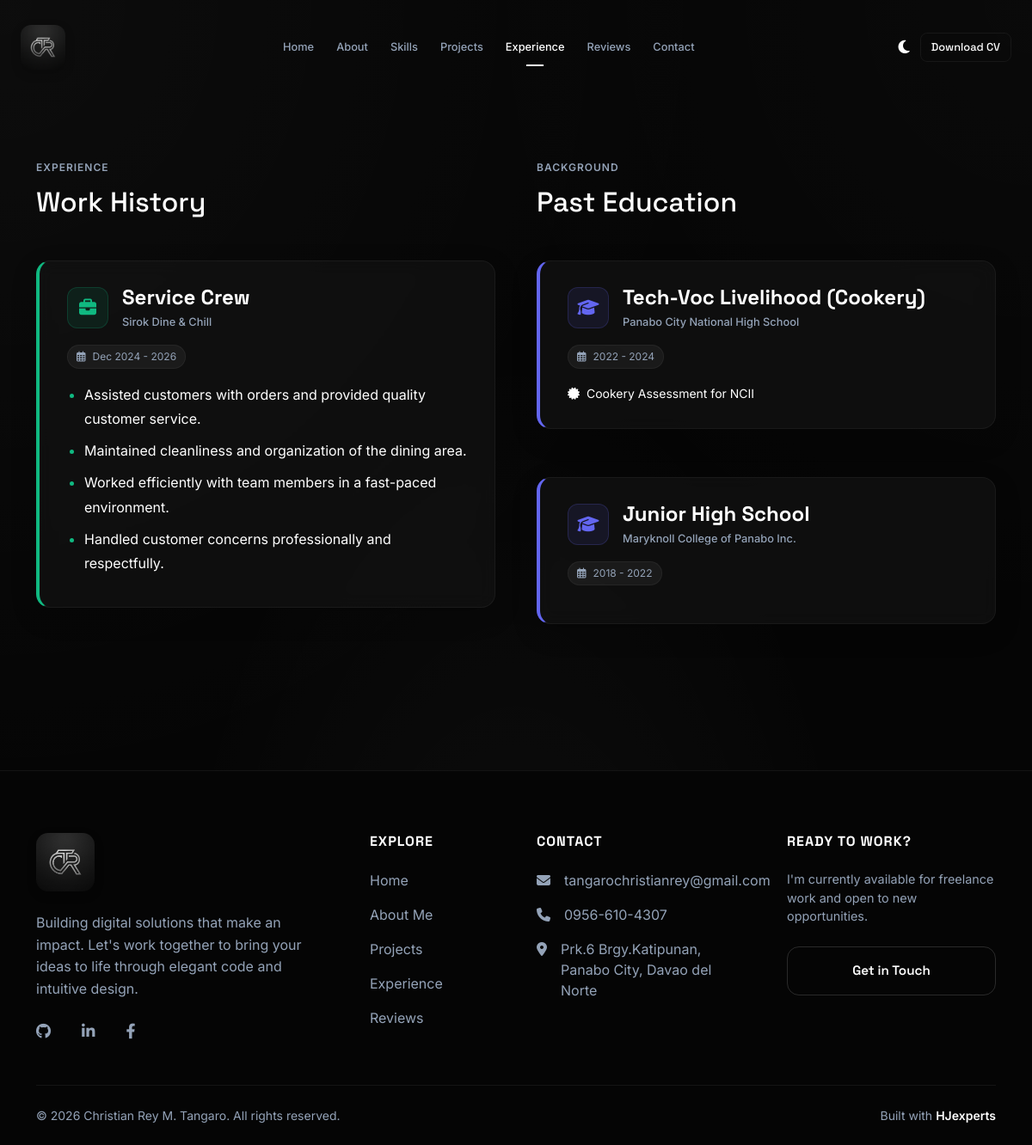
The page /experience.php on the database its author committed.
### tables this page shows
CREATE TABLE `experience` (
  `id` int(11) NOT NULL AUTO_INCREMENT,
  `type` enum('work','education') DEFAULT NULL,
  `title` varchar(100) DEFAULT NULL,
  `description` text DEFAULT NULL,
  `company` varchar(255) DEFAULT NULL,
  `duration` varchar(255) DEFAULT NULL,
  PRIMARY KEY (`id`)
);

CREATE TABLE `settings` (
  `setting_key` varchar(50) NOT NULL,
  `setting_value` text DEFAULT NULL,
  PRIMARY KEY (`setting_key`)
);

### includes/db.php (called while the page is built, shortened)
<?php
$is_localhost = isset($_SERVER['HTTP_HOST']) && ($_SERVER['HTTP_HOST'] === 'localhost' || $_SERVER['HTTP_HOST'] === '127.0.0.1' || in_array($_SERVER['REMOTE_ADDR'], ['127.0.0.1', '::1']));
$base_url = $is_localhost ? '/garu' : '';
function getSetting(PDO $pdo, string $key): string {
    $stmt = $pdo->prepare("SELECT setting_value FROM settings WHERE setting_key = ?");
    $stmt->execute([$key]);
    return $stmt->fetchColumn() ?: '';
}
?>

### experience.php (the view, shortened to what this page needs)
<?php include 'includes/header.php'; ?>
<?php
$stmtWork = $pdo->query("SELECT * FROM experience WHERE type='work' ORDER BY id ASC");
$workExp = $stmtWork->fetchAll();
$stmtEd = $pdo->query("SELECT * FROM experience WHERE type='education' ORDER BY id ASC");
$education = $stmtEd->fetchAll();
?>
    <section id="experience" class="py-5 mt-5 pt-5" style="min-height: 100vh; display: flex; align-items: center;">
        <div class="container mt-5">
            <div class="row g-5">
                <div class="col-lg-6 reveal">
                    <div class="section-label">EXPERIENCE</div>
                    <h2 class="section-heading mb-5">Work History</h2>
                    <div class="timeline-container">
                        <?php if (empty($workExp)): ?>
                            <div class="text-center py-4">
                                <div class="info-card d-inline-flex align-items-center justify-content-center mb-3" style="width: 64px; height: 64px; border-radius: 16px !important; padding: 0 !important;">
                                    <i class="fa-solid fa-briefcase" style="font-size: 1.4rem; color: var(--text-secondary);"></i>
                                </div>
                                <p class="mb-0" style="color: var(--text-secondary); font-size: 0.88rem;">No work experience added yet.</p>
                            </div>
                        <?php else: ?>
                        <?php foreach($workExp as $work): ?>
                        <div class="timeline-item work-item">
                            <div class="d-flex align-items-center gap-3 mb-3">
                                <div class="timeline-icon-box work-icon">
                                    <i class="fa-solid fa-briefcase"></i>
                                </div>
                                <div>
                                    <h4 class="mb-0 fw-bold text-white-target"><?= $work['title'] ?></h4>
                                    <span class="company-tag mt-1 d-inline-block"><?= htmlspecialchars($work['company']) ?></span>
                                </div>
                            </div>
                            <div class="duration-badge mb-3">
                                <i class="fa-regular fa-calendar-days me-2"></i><?= htmlspecialchars($work['duration']) ?>
                            </div>
                            <ul class="text-secondary-custom timeline-list" style="line-height: 1.8;">
                                <?php
                                    $sentences = explode(".", $work['description']);
                                    foreach($sentences as $sentence) {
                                        $sentence = trim($sentence);
                                        if(!empty($sentence)) {
                                            echo "<li>" . $sentence . ".</li>";
                                        }
                                    }
                                ?>
                            </ul>
                        </div>
                        <?php endforeach; ?>
                        <?php endif; ?>
                    </div>
                </div>
                <div class="col-lg-6 reveal" style="transition-delay: 0.2s;">
                    <div class="section-label">BACKGROUND</div>
                    <h2 class="section-heading mb-5">Past Education</h2>
                    <div class="timeline-container">
                        <?php if (empty($education)): ?>
                            <div class="text-center py-4">
                                <div class="info-card d-inline-flex align-items-center justify-content-center mb-3" style="width: 64px; height: 64px; border-radius: 16px !important; padding: 0 !important;">
                                    <i class="fa-solid fa-graduation-cap" style="font-size: 1.4rem; color: var(--text-secondary);"></i>
                                </div>
                                <p class="mb-0" style="color: var(--text-secondary); font-size: 0.88rem;">No education records added yet.</p>
                            </div>
                        <?php else: ?>
                        <?php foreach($education as $ed): ?>
                        <div class="timeline-item education-item">
                            <div class="d-flex align-items-center gap-3 mb-3">
                                <div class="timeline-icon-box education-icon">
                                    <i class="fa-solid fa-graduation-cap"></i>
                                </div>
                                <div>
                                    <h4 class="mb-0 fw-bold text-white-target"><?= $ed['title'] ?></h4>
                                    <span class="company-tag mt-1 d-inline-block"><?= htmlspecialchars($ed['company']) ?></span>
                                </div>
                            </div>
                            <div class="duration-badge mb-3">
                                <i class="fa-regular fa-calendar-days me-2"></i><?= htmlspecialchars($ed['duration']) ?>
                            </div>
                            <div class="text-secondary-custom timeline-desc-text small" style="line-height: 1.8;">
                                <?= nl2br($ed['description']) ?>
                            </div>
                        </div>
                        <?php endforeach; ?>
                        <?php endif; ?>
                    </div>
                </div>
            </div>
        </div>
    </section>
<?php include 'includes/footer.php'; ?>

### includes/footer.php (shortened to what this page needs)
<?php
$f_facebook = getSetting($pdo, 'facebook');
$f_github = getSetting($pdo, 'github');
$f_linkedin = getSetting($pdo, 'linkedin');
$f_email = getSetting($pdo, 'email');
$f_phone = getSetting($pdo, 'phone');
$f_location = getSetting($pdo, 'location');
?>
    <footer class="pt-5 pb-4 mt-5" style="border-top: 1px solid var(--border-color); background: var(--bg-main);">
        <div class="container mt-4 reveal">
            <div class="row g-5 mb-5">
                <div class="col-lg-4 col-md-6">
                    <div class="mb-4">
                        <img src="<?= $base_url ?>/assets/images/logo.png" alt="CRT Logo" class="footer-logo">
                    </div>
                    <p class="text-secondary-custom mb-4 pe-lg-4 fs-6" style="line-height: 1.6; color: var(--text-secondary);">
                        Building digital solutions that make an impact. Let's work together to bring your ideas to life through elegant code and intuitive design.
                    </p>
                    <div class="d-flex gap-3 social-icons">
                        <a href="<?= htmlspecialchars($f_github) ?>" target="_blank" class="text-decoration-none"><i class="fa-brands fa-github"></i></a>
                        <a href="<?= htmlspecialchars($f_linkedin) ?>" target="_blank" class="text-decoration-none"><i class="fa-brands fa-linkedin-in"></i></a>
                        <a href="<?= htmlspecialchars($f_facebook) ?>" target="_blank" class="text-decoration-none"><i class="fa-brands fa-facebook-f"></i></a>
                    </div>
                </div>
                <div class="col-lg-2 col-md-6">
                    <h5 class="text-white mb-4 fw-bold fs-6 text-uppercase" style="letter-spacing: 1px;">Explore</h5>
                    <ul class="list-unstyled d-flex flex-column gap-3">
                        <li><a href="<?= $base_url ?>/" class="text-decoration-none footer-link" style="color: var(--text-secondary);">Home</a></li>
                        <li><a href="<?= $base_url ?>/about" class="text-decoration-none footer-link" style="color: var(--text-secondary);">About Me</a></li>
                        <li><a href="<?= $base_url ?>/projects" class="text-decoration-none footer-link" style="color: var(--text-secondary);">Projects</a></li>
                        <li><a href="<?= $base_url ?>/experience" class="text-decoration-none footer-link" style="color: var(--text-secondary);">Experience</a></li>
                        <li><a href="<?= $base_url ?>/reviews" class="text-decoration-none footer-link" style="color: var(--text-secondary);">Reviews</a></li>
                    </ul>
                </div>
                <div class="col-lg-3 col-md-6">
                    <h5 class="text-white mb-4 fw-bold fs-6 text-uppercase" style="letter-spacing: 1px;">Contact</h5>
                    <ul class="list-unstyled d-flex flex-column gap-3">
                        <li style="color: var(--text-secondary);" class="d-flex gap-3"><i class="fa-solid fa-envelope mt-1"></i> <?= htmlspecialchars($f_email) ?></li>
                        <li style="color: var(--text-secondary);" class="d-flex gap-3"><i class="fa-solid fa-phone mt-1"></i> <?= htmlspecialchars($f_phone) ?></li>
                        <li style="color: var(--text-secondary);" class="d-flex gap-3"><i class="fa-solid fa-location-dot mt-1"></i> <?= htmlspecialchars($f_location) ?></li>
                    </ul>
                </div>
                <div class="col-lg-3 col-md-6">
                    <h5 class="text-white mb-4 fw-bold fs-6 text-uppercase" style="letter-spacing: 1px;">Ready to work?</h5>
                    <p class="mb-4" style="color: var(--text-secondary); font-size: 0.9rem;">I'm currently available for freelance work and open to new opportunities.</p>
                    <a href="<?= $base_url ?>/contact" class="btn-outline-custom w-100 text-center text-decoration-none d-inline-block">Get in Touch</a>
                </div>
            </div>
            <div class="pt-4 border-top d-flex flex-column flex-md-row justify-content-between align-items-center" style="border-color: var(--border-color) !important;">
                <p class="mb-0 small" style="color: var(--text-secondary);">&copy; <?php echo date('Y'); ?> Christian Rey M. Tangaro. All rights reserved.</p>
                <p class="mb-0 small mt-2 mt-md-0 d-flex align-items-center" style="color: var(--text-secondary);">
                    Built with <a href="#" target="_blank" class="fw-semibold ms-1 text-decoration-none" style="color: var(--text-primary); transition: 0.2s;" onmouseover="this.style.color='#10b981'" onmouseout="this.style.color='var(--text-primary)'">HJexperts</a>
                </p>
            </div>
        </div>
    </footer>
</body>
</html>

### assets/css/style.css (style rules this page uses)
:root { --bg-main: #050505; --bg-card: rgba(20, 20, 20, 0.6); --text-primary: #ffffff; --text-secondary: #94a3b8; --border-color: rgba(255, 255, 255, 0.06); --accent-glow: rgba(255, 255, 255, 0.05); }
h1, h2, h3, h4, h5, h6, .hero-title, .hero-tag, .btn-primary-custom, .btn-outline-custom, .btn-nav { font-family: 'Space Grotesk', sans-serif !important; }
html, body { overflow-x: hidden; width: 100%; }
body { background-color: var(--bg-main); background-image: radial-gradient(at 0% 0%, rgba(255, 255, 255, 0.03) 0px, transparent 50%), radial-gradient(at 100% 0%, rgba(255, 255, 255, 0.02) 0px, transparent 40%), radial-gradient(at 50% 100%, rgba(255, 255, 255, 0.04) 0px, transparent 50%); color: var(--text-primary); font-family: 'Inter', sans-serif; -webkit-font-smoothing: antialiased; transition: background-color 0.4s ease, color 0.4s ease, border-color 0.4s ease; min-height: 100vh; }
.info-card, .skill-card, .project-card, .nav-link, .btn-nav, .btn-primary-custom, .btn-outline-custom, .social-icons a, .mode-icon { transition: all 0.4s cubic-bezier(0.4, 0, 0.2, 1); }
.btn-outline-custom { background-color: transparent; color: var(--text-primary); border: 1px solid var(--border-color); padding: 10px 24px; border-radius: 8px; font-weight: 600; font-size: 0.9rem; }
.social-icons a { color: var(--text-secondary); font-size: 1.1rem; margin-right: 20px; }
.section-label { font-size: 0.75rem; text-transform: uppercase; letter-spacing: 1px; color: var(--text-secondary); margin-bottom: 12px; font-weight: 600; }
.timeline-item { border-left: 1px solid var(--border-color); padding-left: 24px; position: relative; margin-bottom: 32px; }
a { text-decoration: none; }
.footer-logo { height: 68px; object-fit: contain; border-radius: 14px; box-shadow: 0 4px 12px rgba(0, 0, 0, 0.2); }
.btn-outline-custom { background: transparent !important; border: 1px solid rgba(255, 255, 255, 0.15) !important; color: var(--text-primary) !important; border-radius: 14px !important; padding: 16px 36px !important; font-weight: 600 !important; font-size: 0.95rem !important; transition: all 0.3s cubic-bezier(0.4, 0, 0.2, 1) !important; }

### experience.php (style rules this page uses)
.timeline-container { display: flex; flex-direction: column; gap: 24px; }
.timeline-item { position: relative; padding: 28px 32px; background: rgba(20, 20, 20, 0.6); border: 1px solid rgba(255, 255, 255, 0.05); border-radius: 16px; box-shadow: 0 10px 30px rgba(0, 0, 0, 0.2); backdrop-filter: blur(10px); -webkit-backdrop-filter: blur(10px); transition: all 0.4s cubic-bezier(0.4, 0, 0.2, 1); }
.work-item { border-left: 4px solid #10b981; }
.education-item { border-left: 4px solid #6366f1; }
.timeline-icon-box { width: 48px; height: 48px; border-radius: 12px; display: flex; align-items: center; justify-content: center; font-size: 1.25rem; transition: all 0.3s ease; }
.work-icon { background: rgba(16, 185, 129, 0.1); color: #10b981; border: 1px solid rgba(16, 185, 129, 0.2); }
.education-icon { background: rgba(99, 102, 241, 0.1); color: #6366f1; border: 1px solid rgba(99, 102, 241, 0.2); }
.company-tag { font-size: 0.8rem; color: var(--text-secondary); font-weight: 500; }
.duration-badge { display: inline-flex; align-items: center; font-size: 0.75rem; padding: 4px 10px; border-radius: 20px; background: rgba(255, 255, 255, 0.05); color: var(--text-secondary); border: 1px solid rgba(255, 255, 255, 0.05); }
.timeline-list { padding-left: 20px; margin-bottom: 0; }
.timeline-list li { margin-bottom: 8px; }
.timeline-list li::marker { color: #10b981; }

### includes/footer.php (style rules this page uses)
.footer-link { transition: 0.2s; }

### rows shown on the page
experience: title "Service Crew", company "Sirok Dine & Chill", duration "Dec 2024 - 2026", description "Assisted customers with orders and provided quality customer service", description "Maintained cleanliness and organization of the dining area", description "Worked efficiently with team members in a fast-paced environment", description "Handled customer concerns professionally and respectfully"
experience: title "Tech-Voc Livelihood (Cookery)", company "Panabo City National High School", duration "2022 - 2024", description "Cookery Assessment for NCII"
experience: title "Junior High School", company "Maryknoll College of Panabo Inc.", duration "2018 - 2022"
settings: setting_value "tangarochristianrey@gmail.com"
settings: setting_value "0956-610-4307"
settings: setting_value "Prk.6 Brgy.Katipunan, Panabo City, Davao del Norte"
